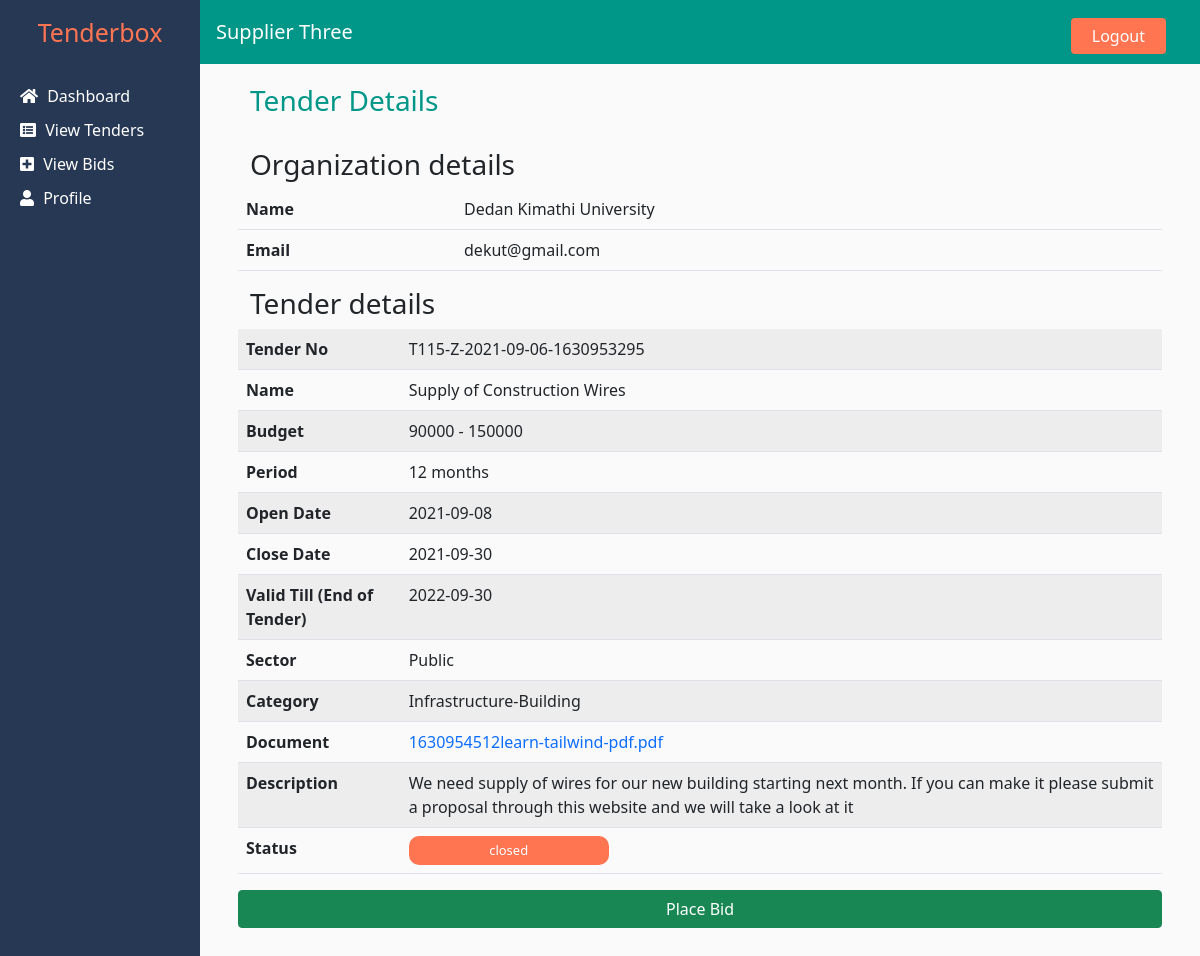
/supplier/sview_tender.php?tender_id=T115-Z-2021-09-06-1630953295 (signed in), run on the app's committed database.
### tables this page shows
CREATE TABLE `supplier` (
  `id` int(11) NOT NULL,
  `name` varchar(250) NOT NULL,
  `email` varchar(250) NOT NULL,
  `password` varchar(250) NOT NULL,
  `phone` varchar(200) NOT NULL,
  `startyear` int(11) NOT NULL,
  `description` text NOT NULL,
  `type` varchar(200) NOT NULL
);

CREATE TABLE `organisation` (
  `id` int(11) NOT NULL,
  `name` varchar(70) NOT NULL,
  `email` varchar(70) NOT NULL,
  `password` varchar(70) NOT NULL
);

CREATE TABLE `tender` (
  `id` int(11) NOT NULL,
  `org_id` int(11) NOT NULL,
  `tendername` varchar(250) NOT NULL,
  `minbudget` varchar(250) NOT NULL,
  `maxbudget` varchar(255) NOT NULL,
  `period` varchar(250) NOT NULL,
  `description` varchar(1000) NOT NULL,
  `tenderno` varchar(200) NOT NULL,
  `opendate` date NOT NULL,
  `closedate` date NOT NULL,
  `tenderdoc` varchar(200) NOT NULL,
  `sector` varchar(200) NOT NULL,
  `category` varchar(200) NOT NULL,
  `enddate` date NOT NULL
);

### supplier/sview_tender.php (the view, shortened to what this page needs)
<?php
include 'includes/config.php' ;
include 'includes/header.php' ;
$tender_id = $_GET['tender_id'];
$result = $conn->query(
    "select organisation.name, organisation.email, tender.* from organisation INNER JOIN tender on organisation.id = tender.org_id where tender.tenderno = '$tender_id'");
?>
<main class="d-flex">
    <?php include 'includes/sidebar.php' ?>
    <section class="page-container">
        <h3 class="page-title">Tender Details </h3>
        <div class="row tenders-container">
        <?php
            if(mysqli_num_rows($result) > 0){
                $data = mysqli_fetch_assoc($result);
                $d1 = strtotime($data['closedate']);
                $d = strtotime(date("Y-m-d"));
                $diff =  $d1 - ($d);
                ?>
                    <h3>Organization details</h3>
                    <table class="table">
                        <tbody>
                            <tr>
                                <th scope="row">Name</th>
                                <td><?php echo $data['name'] ?></td>
                            </tr>
                            <tr>
                                <th scope="row">Email</th>
                                <td><?php echo $data['email'] ?></td>
                            </tr>
                        </tbody>
                    </table>
                    <br>
                    <h3>Tender details</h3>
                    <table class="table table-striped">
                        <tbody>
                            <tr>
                                <th scope="row">Tender No</th>
                                <td><?php echo $data['tenderno'] ?></td>
                            </tr>
                            <tr>
                                <th scope="row">Name</th>
                                <td><?php echo $data['tendername'] ?></td>
                            </tr>
                            <tr>
                                <th scope="row">Budget</th>
                                <td><?php echo $data['minbudget'] ." - ".$data['maxbudget'] ?></td>
                            </tr>
                            <tr>
                                <th scope="row">Period</th>
                                <td><?php echo $data['period'] ." months" ?></td>
                            </tr>
                            <tr>
                                <th scope="row">Open Date</th>
                                <td><?php echo $data['opendate']; ?></td>
                            </tr>
                            <tr>
                                <th scope="row">Close Date</th>
                                <td><?php echo $data['closedate']; ?></td>
                            </tr>
                            <tr>
                                <th scope="row">Valid Till (End of Tender)</th>
                                <td><?php echo $data['enddate']; ?></td>
                            </tr>
                            <tr>
                                <th scope="row">Sector</th>
                                <td><?php echo $data['sector']; ?></td>
                            </tr>
                            <tr>
                                <th scope="row">Category</th>
                                <td><?php echo $data['category']; ?></td>
                            </tr>
                            <tr>
                                <th scope="row">Document</th>
                                <td>
                                    <a target="_blank" href="../uploads/<?php echo $data['tenderdoc']; ?>">
                                        <?php echo $data['tenderdoc']; ?>
                                    </a>
                                </td>
                            </tr>
                            <tr>
                                <th scope="row">Description</th>
                                <td><?php echo $data['description']; ?></td>
                            </tr>
                            <tr>
                                <th scope="row">Status</th>
                                <td>
                                <?php
                                    if($diff < 0){
                                        ?>
                                        <div class="status-closed" style="width: 200px">closed</div>
                                        <?php
                                    }else{
                                        ?>
                                        <div class="status-won" style="width: 200px">Open</div>
                                        <?php
                                    }
                                ?>
                                </td>
                            </tr>
                        </tbody>
                    </table>
                    <a href="bid.php?tenderid=<?php echo $data['id'] ?>" class="btn btn-success">Place Bid</a>
                <?php
            }else{
                ?>
                    <h3>The Tender is not available</h3>
                <?php
            }
        ?>
        </div>
    </section>
</main>
<?php include 'includes/footer.php' ?>

### supplier/includes/header.php (shortened to what this page needs)
<?php
include 'config.php';
$supplier_id =$_SESSION['supplier_id'];
$supresult = $conn->query("SELECT * FROM supplier where id ='$supplier_id'");
$array = mysqli_fetch_assoc($supresult);
?>
<!DOCTYPE html>
<html lang="en">
<head>
    <link href="https://cdnjs.cloudflare.com/ajax/libs/font-awesome/5.15.4/css/all.min.css" rel="stylesheet">
    <link rel="stylesheet" href="css/bootstrap.min.css">
    <link rel="stylesheet" href="css/style.css">
</head>
<body>
    <nav class="nav">
        <h1 class="navbar-brand">Tenderbox</h1>
        <div class="nav-bar">
            <h5><?php echo $array['name'] ?></h5>
            <a href="logout.php" class="btn logout-btn" type="submit">Logout</a>
        </div>
    </nav>

### supplier/css/style.css (style rules this page uses)
a, a:hover { text-decoration: none; }
nav.nav { height: 4rem; background-color: #009688; }
.navbar-brand { width: 200px; height: 100%; font-size: 25px; background-color: #273855; display: flex; align-items: center; justify-content: center; color: #ff7552; }
.nav-bar { display: flex; align-items: center; width: calc(100% - 250px); }
.nav-bar h5 { color: #fff; }
.logout-btn, .logout-btn:hover { background-color: #ff7552; margin-left: auto; padding: 5px 20px; color: #fff; }
.page-container { padding: 0px 50px; padding-bottom: 50px; background-color: #fafafa; flex: 1; }
.page-title { margin-top: 20px; margin-bottom: 30px; color: #009688; }
.status-closed { background-color: #ff7552; color: #fff; text-align: center; font-size: 13px; border-radius: 10px; padding: 5px 0px; }

### data on the page
supplier: name "Supplier Three"
organisation: name "Dedan Kimathi University", email "dekut@gmail.com", tender.tenderno "T115-Z-2021-09-06-1630953295", tender.tendername "Supply of Construction Wires", tender.minbudget "90000", tender.maxbudget "150000", tender.period "12", tender.opendate "2021-09-08", tender.closedate "2021-09-30", tender.enddate "2022-09-30", tender.sector "Public", tender.category "Infrastructure-Building", tender.tenderdoc "1630954512learn-tailwind-pdf.pdf", tender.description "We need supply of wires for our new building starting next month. If you can make it please submit a proposal through this website and we will take a look at it"
